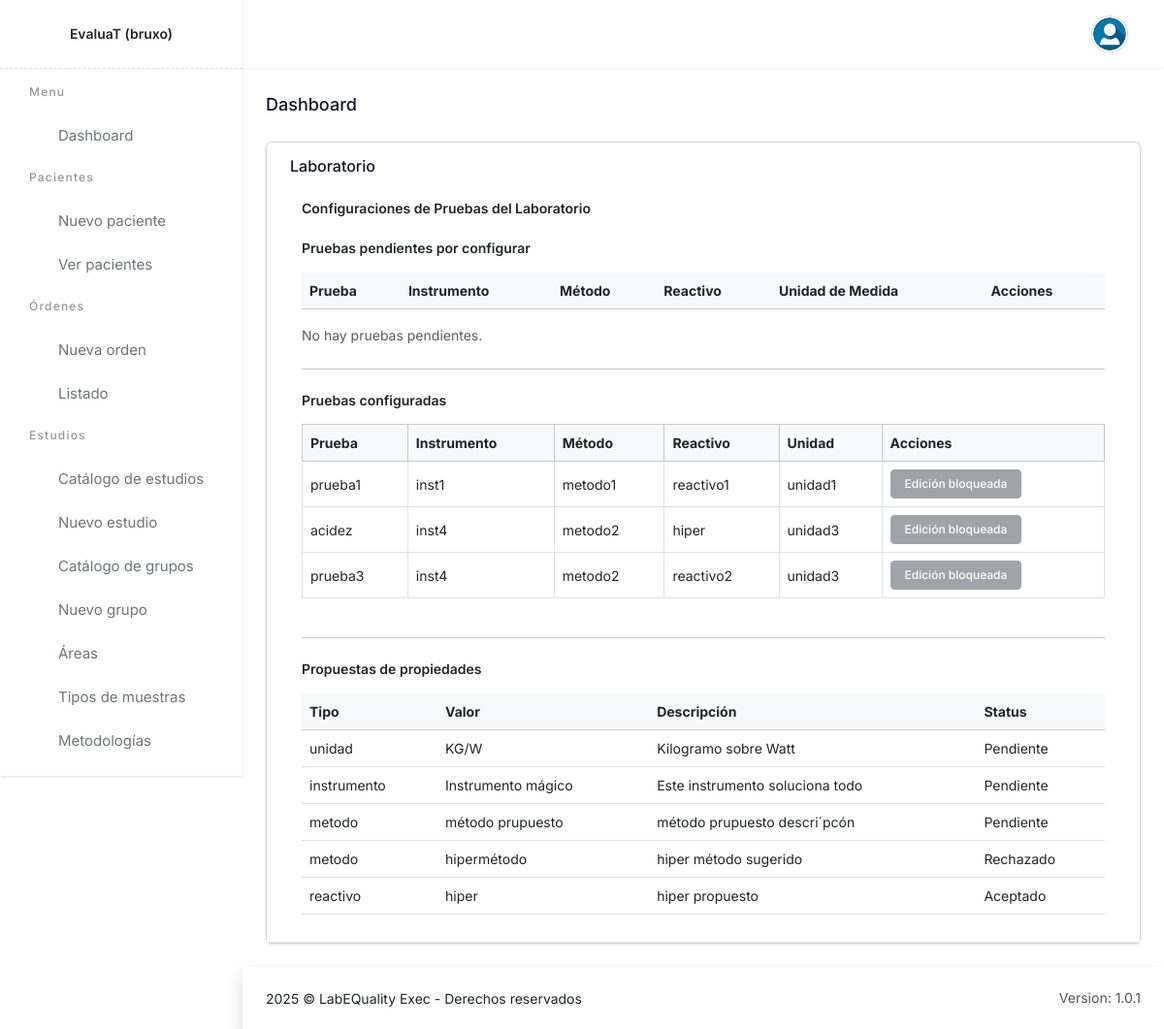
Page /accept-configurations/ (signed in) on the committed database.
### lab/models.py (models this page shows, shortened)
class LaboratorioPruebaConfig(models.Model):
    laboratorio_id = models.ForeignKey(Laboratorio, on_delete=models.PROTECT, related_name='laboratorios')
    prueba_id = models.ForeignKey(Prueba, on_delete=models.PROTECT, related_name='pruebas')
    instrumento_id = models.ForeignKey(Instrumento, on_delete=models.PROTECT, related_name='laboratorio_prueba_config_instrumento_id', null=True, blank=True)
    metodo_analitico_id = models.ForeignKey(MetodoAnalitico, on_delete=models.PROTECT, related_name='laboratorio_prueba_config_metodo_analitico_id', null=True, blank=True)
    reactivo_id = models.ForeignKey(Reactivo, on_delete=models.PROTECT, related_name='laboratorio_prueba_config_pruebas_reactivo_id', null=True, blank=True)
    unidad_de_medida_id = models.ForeignKey(UnidadDeMedida, on_delete=models.PROTECT, related_name='laboratorio_prueba_config_pruebas_unidad_de_medida_id', null=True, blank=True)
    bloqueada = models.BooleanField(default=False)  # bloqueo puntual por configuración
    class Meta:
        constraints = [
            models.UniqueConstraint(fields=['laboratorio_id', 'prueba_id'], name='uq_laboratorio_prueba')
        ]
        verbose_name_plural = "LaboratorioPruebaConfig"

class Prueba(models.Model):
    programa_id = models.ForeignKey(Programa, on_delete=models.PROTECT, related_name='pruebas')
    nombre = models.CharField(max_length=255)
    instrumento_seleccionado_id = models.ForeignKey(Instrumento, on_delete=models.PROTECT, related_name='pruebas_instrumento_seleccionado_id', null=True, blank=True)
    metodo_analitico_seleccionado_id = models.ForeignKey(MetodoAnalitico, on_delete=models.PROTECT, related_name='pruebas_metodo_analitico_seleccionado_id', null=True, blank=True)
    reactivo_seleccionado_id = models.ForeignKey(Reactivo, on_delete=models.PROTECT, related_name='pruebas_reactivo_seleccionado_id', null=True, blank=True)
    unidad_de_medida_seleccionado_id = models.ForeignKey(UnidadDeMedida, on_delete=models.PROTECT, related_name='pruebas_unidad_de_medida_seleccionado_id', null=True, blank=True)

class Instrumento(models.Model):
    nombre = models.CharField(max_length=255)
    descripcion = models.TextField(blank=True, null=True)

class MetodoAnalitico(models.Model):
    nombre = models.CharField(max_length=255)
    descripcion = models.TextField(blank=True, null=True)
    class Meta:
        verbose_name_plural = "MetodoAnalitico"

class Reactivo(models.Model):
    nombre = models.CharField(max_length=255)
    descripcion = models.TextField(blank=True, null=True)

class UnidadDeMedida(models.Model):
    nombre = models.CharField(max_length=255)
    descripcion = models.TextField(blank=True, null=True)
    class Meta:
        verbose_name_plural = "UnidadDeMedida"

class PropiedadARevisar(models.Model):
    TIPO_ELEMENTO_CHOICES = (
        ("instrumento", "Instrumento"),
        ("metodo", "Método Analítico"),
        ("reactivo", "Reactivo"),
        ("unidad", "Unidad"),
    )
    STATUS_CHOICES = (
        (0, "Pendiente"),
        (1, "Aprobado"),
        (2, "Rechazado"),
    )
    tipoElemento = models.CharField(max_length=50, choices=TIPO_ELEMENTO_CHOICES)
    valor = models.CharField(max_length=255)
    descripcion = models.TextField(blank=True, null=True)
    status = models.IntegerField(choices=STATUS_CHOICES, default=0)
    created_at = models.DateTimeField(auto_now_add=True)
    updated_at = models.DateTimeField(auto_now=True)
    class Meta:
        verbose_name_plural = "Propiedades a Revisar"
        ordering = ["-created_at"]

### lab/views.py (the view)
# urls.py: path("accept-configurations/", views.accept_configurations, name='accept_configurations'),
@login_required
def accept_configurations(request):
    lab_id = request.session.get('laboratorio_seleccionado')
    if not lab_id:
        messages.error(request, "No hay laboratorio asociado a tu usuario.")
        return redirect('lab:select_lab')
    laboratorio = get_object_or_404(Laboratorio, pk=lab_id)
    programas_ids = ProgramaLaboratorio.objects.filter(
        laboratorio_id=laboratorio.id
    ).values_list('programa_id', flat=True)
    pruebas_laboratorio = Prueba.objects.filter(programa_id__in=programas_ids)
    accepted_configs = LaboratorioPruebaConfig.objects.filter(laboratorio_id=laboratorio)
    accepted_prueba_ids = accepted_configs.values_list('prueba_id', flat=True)
    pending_pruebas = pruebas_laboratorio.exclude(id__in=accepted_prueba_ids)
    accepted_configs_wrapped = [
        {"obj": c, "can_edit": puede_editar_config(laboratorio, c)}
        for c in accepted_configs
    ]
    context = {
        "pending_pruebas": pending_pruebas,
        "accepted_configs": accepted_configs,  # si lo usas en otro lado
        "accepted_configs_wrapped": accepted_configs_wrapped,  # LO QUE USA EL PARCIAL
        "instrumentos": Instrumento.objects.all(),
        "metodos": MetodoAnalitico.objects.all(),
        "reactivos": Reactivo.objects.all(),
        "unidades": UnidadDeMedida.objects.all(),
        "propuestas": PropiedadARevisar.objects.all(),
        "laboratorio": laboratorio,
        "today": timezone.localdate(),
    }
    return render(request, "labmain.html", context)

### lab/utils/puede_editar_config.py (called while the page is built)
def puede_editar_config(laboratorio, config):
    hoy = timezone.localdate()  # fecha “aware” en la zona activa  # [1]
    dentro_de_ventana = hoy.day <= (laboratorio.edicion_hasta_dia or 15)
    override_activo = laboratorio.override_edicion_activa and (
        laboratorio.override_edicion_hasta is None or hoy <= laboratorio.override_edicion_hasta
    )
    bloqueo_por_config = getattr(config, "bloqueada", False)
    return (dentro_de_ventana or override_activo) and not bloqueo_por_config  # [1][9]

### lab/templates/labmain.html
{% extends "base.html" %} {% load static %} {% block content %}
<h4 class="text-slate-900 dark:text-slate-200 text-lg font-medium mb-6">Dashboard</h4>
<div class="grid sm:grid-cols-1 gap-6">
  <div class="card">
    <div class="card-header">
      <h6 class="card-title">Laboratorio</h6>
      {% if lab.estado == 3 %}
        {% include "partials/_data_review.html" %}
      {% elif lab.estado == 2 %}
        {% include "partials/_data_entry.html" %}
      {% else %}
        {% include "accept_configurations.html" %}
      {% endif %}
    </div>
  </div>
</div>
{% endblock %} {% block customscripts %} {% endblock %}

### lab/templates/sidebar.html (shortened to what this page needs)
{% load static %}
<div class="app-menu">
    <a href="{% url 'lab:labmainview' %}" class="logo-box">
        <h2>EvaluaT ({{user}})</h2>
    </a>
    <div class="srcollbar" data-simplebar>
        <ul class="menu" data-fc-type="accordion">
            <li class="menu-title">Menu</li>
            <li class="menu-item">
                <a href="{% url 'lab:labmainview' %}" class="menu-link">
                    <span class="menu-icon"><i class="mgc_home_3_line"></i></span>
                    <span class="menu-text"> Dashboard </span>
                </a>
            </li>
            <li class="menu-title">Pacientes</li>
            {% if user.is_staff %}
            <li class="menu-item">
                <a href="#." class="menu-link">
                    <span class="menu-icon"><i class="mgc_user_2_line"></i></span>
                    <span class="menu-text"> Nuevo paciente </span>
                </a>
            </li>
            {% endif %}
            <li class="menu-item">
                <a href="#." class="menu-link">
                    <span class="menu-icon"><i class="mgc_group_line"></i></span>
                    <span class="menu-text"> Ver pacientes </span>
                </a>
            </li>
            <li class="menu-title">Órdenes</li>
            {% if user.is_staff %}
            <li class="menu-item">
                <a href="#." class="menu-link">
                    <span class="menu-icon"><i class="mgc_file_new_line"></i></span>
                    <span class="menu-text"> Nueva orden </span>
                </a>
            </li>
            {% endif %}
            <li class="menu-item">
                <a href="#." class="menu-link">
                    <span class="menu-icon"><i class="mgc_list_check_3_line"></i></span>
                    <span class="menu-text"> Listado </span>
                </a>
            </li>
            <li class="menu-title">Estudios</li>
            <li class="menu-item">
                <a href="#." class="menu-link">
                    <span class="menu-icon"><i class="mgc_folder_star_line"></i></span>
                    <span class="menu-text"> Catálogo de estudios </span>
                </a>
            </li>
            <li class="menu-item">
                <a href="#." class="menu-link">
                    <span class="menu-icon"><i class="mgc_news_line"></i></span>
                    <span class="menu-text"> Nuevo estudio </span>
                </a>
            </li>
            <li class="menu-item">
                <a href="#." class="menu-link">
                    <span class="menu-icon"><i class="mgc_folders_line"></i></span>
                    <span class="menu-text"> Catálogo de grupos </span>
                </a>
            </li>
            <li class="menu-item">
                <a href="#." class="menu-link">
                    <span class="menu-icon"><i class="mgc_version_line"></i></span>
                    <span class="menu-text"> Nuevo grupo </span>
                </a>
            </li>
            <li class="menu-item">
                <a href="#." class="menu-link">
                    <span class="menu-icon"><i class="mgc_folder_more_line"></i></span>
                    <span class="menu-text"> Áreas </span>
                </a>
            </li>
            <li class="menu-item">
                <a href="#." class="menu-link">
                    <span class="menu-icon"><i class="mgc_flask_2_line"></i></span>
                    <span class="menu-text"> Tipos de muestras </span>
                </a>
            </li>
            <li class="menu-item">
                <a href="#." class="menu-link">
                    <span class="menu-icon"><i class="mgc_science_line"></i></span>
                    <span class="menu-text"> Metodologías </span>
                </a>
            </li>
            <li class="menu-item">
                <a href="#." class="menu-link">
                    <span class="menu-icon"><i class="mgc_glass_cup_line"></i></span>
                </a>
            </li>
        </ul>
    </div>
</div>

### lab/templates/partials/_config_row.html (shortened to what this page needs)
<tr class="config-row"
    data-config-id="{{ config.id }}"
    data-update-url="{% url 'lab:update_config' config.id %}">
  <td class="cell-prueba">{{ config.prueba_id.nombre }}</td>
  <td class="cell-view cell-instrumento">{{ config.instrumento_id.nombre|default:"-" }}</td>
  <td class="cell-view cell-metodo">{{ config.metodo_analitico_id.nombre|default:"-" }}</td>
  <td class="cell-view cell-reactivo">{{ config.reactivo_id.nombre|default:"-" }}</td>
  <td class="cell-view cell-unidad">{{ config.unidad_de_medida_id.nombre|default:"-" }}</td>
  <td class="cell-actions">
    {% if can_edit %}
      <button type="button"
              class="btn btn-primary btn-sm btn-raise btn-open-edit-modal"
              data-bs-toggle="modal"
              data-bs-target="#editConfigModal"
              data-config-id="{{ config.id }}"
              data-inst-id="{{ config.instrumento_id.id|default_if_none:'' }}"
              data-met-id="{{ config.metodo_analitico_id.id|default_if_none:'' }}"
              data-reac-id="{{ config.reactivo_id.id|default_if_none:'' }}"
              data-uni-id="{{ config.unidad_de_medida_id.id|default_if_none:'' }}">
        Editar
      </button>
    {% else %}
      <button class="btn btn-secondary btn-sm" disabled>Edición bloqueada</button>
    {% endif %}
  </td>
</tr>

### lab/templates/partials/_propuesta_row.html
<tr>
  <td>{{ prop.tipoElemento }}</td>
  <td>{{ prop.valor }}</td>
  <td>{{ prop.descripcion|default:"-" }}</td>
  <td>
    {% if prop.status == 0 %}Pendiente{% elif prop.status == 1 %}Aceptado{% else %}Rechazado{% endif %}
  </td>
</tr>

### lab/static/css/custom-styles.css (style rules this page uses)
html[data-bs-theme="light"] { --bs-body-bg: #ffffff; --bs-body-color: #212529; --bs-heading-color: #212529; --bs-link-color: #0d6efd; --bs-border-color: #dee2e6; }
html[data-bs-theme="light"] body, html[data-bs-theme="light"] .text-body { color: #212529 !important; background-color: #ffffff; }

### rows in the picture
LaboratorioPruebaConfig: prueba_id.nombre "prueba1", instrumento_id.nombre "inst1", metodo_analitico_id.nombre "metodo1", reactivo_id.nombre "reactivo1", unidad_de_medida_id.nombre "unidad1"
LaboratorioPruebaConfig: prueba_id.nombre "acidez", instrumento_id.nombre "inst4", metodo_analitico_id.nombre "metodo2", reactivo_id.nombre "hiper", unidad_de_medida_id.nombre "unidad3"
LaboratorioPruebaConfig: prueba_id.nombre "prueba3", instrumento_id.nombre "inst4", metodo_analitico_id.nombre "metodo2", reactivo_id.nombre "reactivo2", unidad_de_medida_id.nombre "unidad3"
PropiedadARevisar: tipoElemento "unidad", valor "KG/W", descripcion "Kilogramo sobre Watt", status "Pendiente"
PropiedadARevisar: tipoElemento "instrumento", valor "Instrumento mágico", descripcion "Este instrumento soluciona todo", status "Pendiente"
PropiedadARevisar: tipoElemento "metodo", valor "método prupuesto", descripcion "método prupuesto descri´pcón", status "Pendiente"
PropiedadARevisar: tipoElemento "metodo", valor "hipermétodo", descripcion "hiper método sugerido", status "Rechazado"
PropiedadARevisar: tipoElemento "reactivo", valor "hiper", descripcion "hiper propuesto", status "Aceptado"

### other values in the picture
{{ user }} "bruxo"
